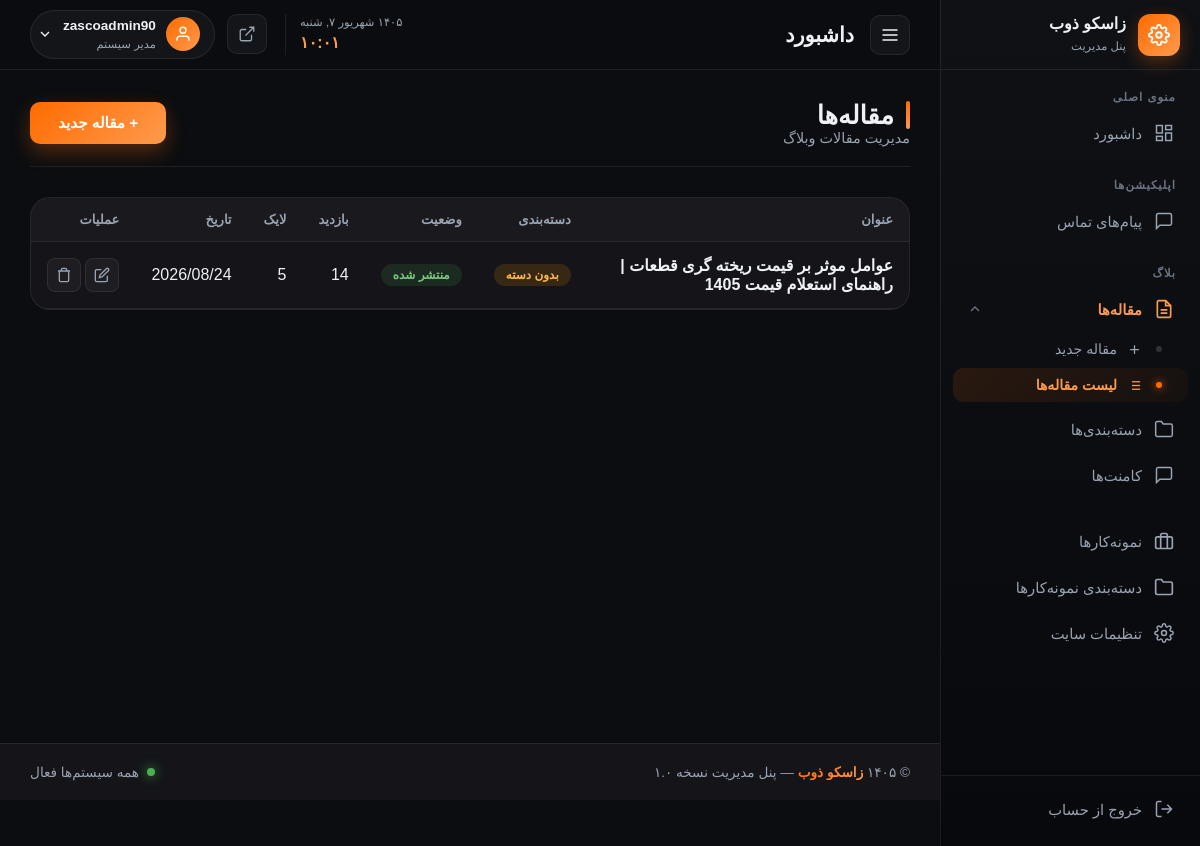
The page /zasco-admin-x9k2p/blog/posts/?page=2 (signed in) on the database as committed earlier.
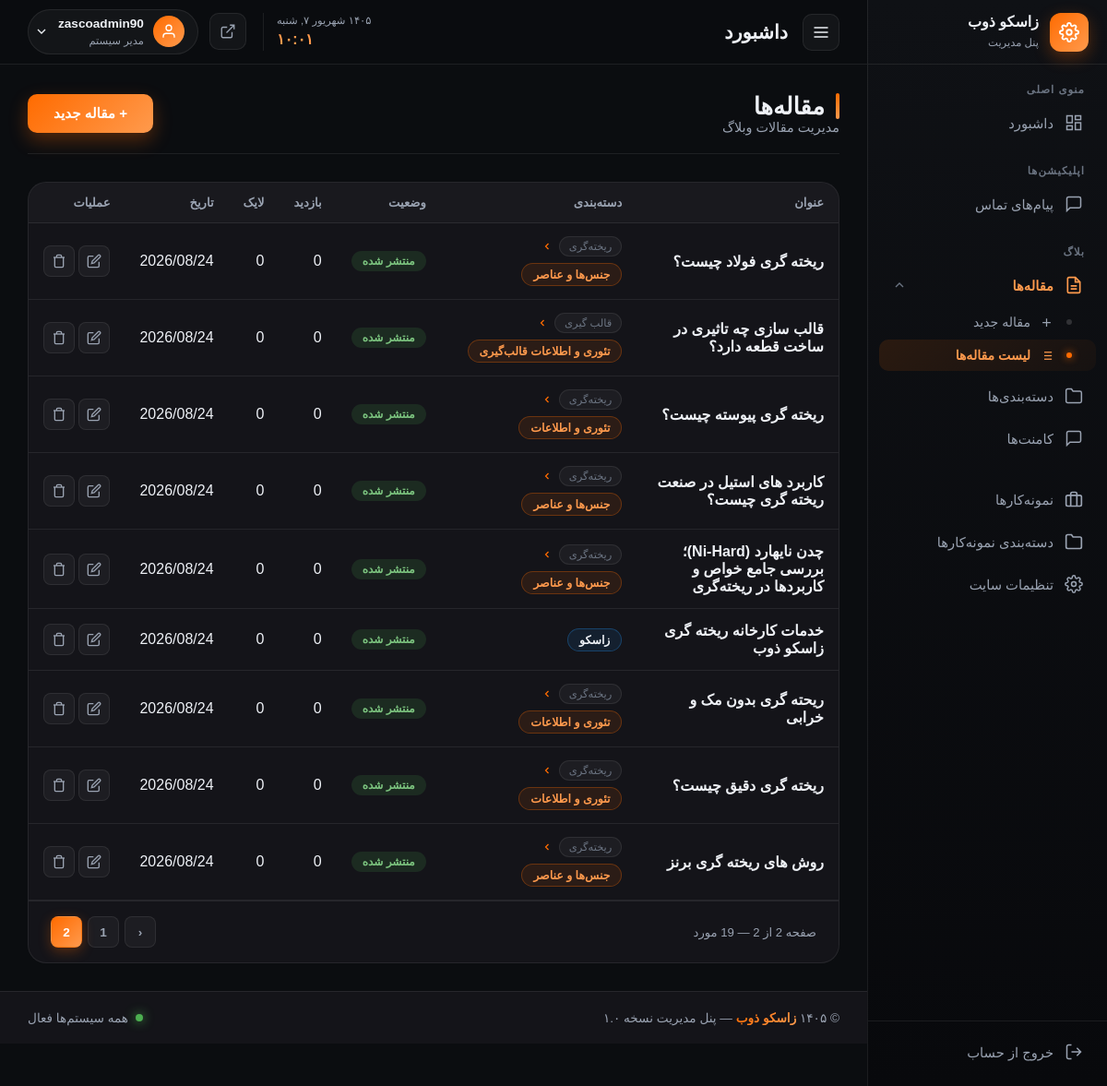
The same page on the database as committed later.
### blog/models.py (models this page shows, shortened)
class Post(SoftDeleteModel):
    title = models.CharField('عنوان مقاله', max_length=200)
    slug = models.SlugField('اسلاگ', max_length=220, unique=True, allow_unicode=True, blank=True)
    excerpt = models.TextField('چکیده', blank=True)
    content = models.TextField('متن مقاله')
    featured_image = models.ImageField('تصویر شاخص', upload_to='blog/%Y/%m/')
    category = models.ForeignKey(Category, verbose_name='دسته‌بندی', on_delete=models.SET_NULL,
        null=True, blank=True, related_name='posts')
    read_time = models.PositiveIntegerField('زمان تقریبی خواندن (دقیقه)', default=1)
    views = models.PositiveIntegerField('بازدیدها', default=0)
    likes = models.PositiveIntegerField('لایک‌ها', default=0)
    published = models.BooleanField('منتشر شده', default=False)
    publish_date = models.DateTimeField('تاریخ انتشار', null=True, blank=True)
    updated = models.DateTimeField('تاریخ به‌روزرسانی', auto_now=True)
    created = models.DateTimeField('تاریخ ایجاد', auto_now_add=True)
    class Meta:
        verbose_name = 'مقاله'
        verbose_name_plural = 'مقالات'
        ordering = ['-publish_date', '-created']

class Category(models.Model):
    title = models.CharField('عنوان دسته‌بندی', max_length=100)
    slug = models.SlugField('اسلاگ', max_length=120, unique=True, allow_unicode=True, blank=True)
    parent = models.ForeignKey('self', verbose_name='دسته مادر', null=True, blank=True,
        on_delete=models.SET_NULL, related_name='children')
    class Meta:
        verbose_name = 'دسته‌بندی'
        verbose_name_plural = 'دسته‌بندی‌ها'

### panel/views.py (the view)
# urls.py: path('blog/posts/', views.blog_post_list, name='blog_post_list'),
@login_required
def blog_post_list(request):
    if not request.user.is_staff:
        return redirect('panel:login')
    posts = Post.objects.all().select_related('category').order_by('-publish_date')
    paginator = Paginator(posts, 10)
    posts = paginator.get_page(request.GET.get('page'))
    return render(request, 'main_pages/blog/post_list.html', {'posts': posts})

### main/context_processors.py (called while the page is built)
def site_settings(request):
    return {'site': SiteSetting.load()}

### main/models.py (called while the page is built)
    def get_queryset(self):
        return super().get_queryset().filter(is_deleted=False)

    @classmethod
    def load(cls):
        obj, _ = cls.objects.get_or_create(pk=1)
        return obj

### panel/context_processors.py (called while the page is built)
def panel_badges(request):
    if not (request.user.is_authenticated and request.user.is_staff):
        return {}
    return {
        'pending_comments': Comment.objects.filter(approved=False, is_deleted=False).count(),
    }

### panel/templates/main_pages/blog/post_list.html (shortened to what this page needs)
{% extends 'layouts/panel_base.html' %}
{% load static %}
{% block content %}
<div class="page-header">
    <div>
        <h1 class="page-title">مقاله‌ها</h1>
        <p class="page-subtitle">مدیریت مقالات وبلاگ</p>
    </div>
    <a href="{% url 'panel:blog_post_add' %}" class="btn-primary">+ مقاله جدید</a>
</div>
<div class="card">
    <div class="table-responsive">
        <table class="data-table">
            <thead>
                <tr>
                    <th>عنوان</th>
                    <th>دسته‌بندی</th>
                    <th>وضعیت</th>
                    <th>بازدید</th>
                    <th>لایک</th>
                    <th>تاریخ</th>
                    <th>عملیات</th>
                </tr>
            </thead>
            <tbody>
                {% for post in posts %}
                <tr>
                    <td><strong>{{ post.title }}</strong></td>
                    <td>
                        {% if post.category %}
                        {% if post.category.parent %}
                        <div class="cat-cell">
                            <span class="cat-parent">{{ post.category.parent.title }}</span>
                            <svg class="cat-arrow" viewBox="0 0 24 24" fill="none" stroke="currentColor"
                                stroke-width="2.5">
                                <polyline points="15 18 9 12 15 6" />
                            </svg>
                            <span class="cat-child">{{ post.category.title }}</span>
                        </div>
                        {% else %}
                        <div class="cat-cell">
                            <span class="cat-child solo">{{ post.category.title }}</span>
                        </div>
                        {% endif %}
                        {% else %}
                        <span class="badge badge-warning">بدون دسته</span>
                        {% endif %}
                    </td>
                    <td>
                        {% if post.published %}
                        <span class="badge badge-success">منتشر شده</span>
                        {% else %}
                        <span class="badge badge-warning">پیش‌نویس</span>
                        {% endif %}
                    </td>
                    <td>{{ post.views }}</td>
                    <td>{{ post.likes }}</td>
                    <td>{{ post.created|date:"Y/m/d" }}</td>
                    <td>
                        <a href="{% url 'panel:blog_post_edit' post.id %}" class="btn-icon" title="ویرایش">
                            <svg viewBox="0 0 24 24" fill="none" stroke="currentColor" stroke-width="2">
                                <path d="M11 4H4a2 2 0 0 0-2 2v14a2 2 0 0 0 2 2h14a2 2 0 0 0 2-2v-7" />
                                <path d="M18.5 2.5a2.121 2.121 0 0 1 3 3L12 15l-4 1 1-4 9.5-9.5z" />
                            </svg>
                        </a>
                        <button class="btn-icon danger delete-post-btn" data-id="{{ post.id }}" title="حذف">
                            <svg viewBox="0 0 24 24" fill="none" stroke="currentColor" stroke-width="2">
                                <polyline points="3 6 5 6 21 6" />
                                <path
                                    d="M19 6v14a2 2 0 0 1-2 2H7a2 2 0 0 1-2-2V6m3 0V4a2 2 0 0 1 2-2h4a2 2 0 0 1 2 2v2" />
                            </svg>
                        </button>
                    </td>
                </tr>
                {% empty %}
                <tr>
                    <td colspan="7" class="text-center">هنوز مقاله‌ای ایجاد نشده</td>
                </tr>
                {% endfor %}
            </tbody>
        </table>
    </div>
    {% include 'partials/panel_pagination.html' with page_obj=posts %}
</div>
{% endblock %}

Rows that differ between the two databases and show on the page:
removed Post: title "عوامل موثر بر قیمت ریخته گری قطعات | راهنمای استعلام قیمت 1405", shows "بدون دسته", published "منتشر شده", views "14", likes "5", created "2026/08/24"
added Post: title "ریخته گری فولاد چیست؟", category.parent "ریخته‌گری", category "جنس‌ها و عناصر", published "منتشر شده", views "0", likes "0", created "2026/08/24"
added Post: title "قالب سازی چه تاثیری در ساخت قطعه دارد؟", category.parent "قالب گیری", category "تئوری و اطلاعات قالب‌گیری", published "منتشر شده", views "0", likes "0", created "2026/08/24"
added Post: title "ریخته گری پیوسته چیست؟", category.parent "ریخته‌گری", category "تئوری و اطلاعات", published "منتشر شده", views "0", likes "0", created "2026/08/24"
added Post: title "کاربرد های استیل در صنعت ریخته گری چیست؟", category.parent "ریخته‌گری", category "جنس‌ها و عناصر", published "منتشر شده", views "0", likes "0", created "2026/08/24"
added Post: title "چدن نایهارد (Ni-Hard)؛ بررسی جامع خواص و کاربردها در ریخته‌گری", category.parent "ریخته‌گری", category "جنس‌ها و عناصر", published "منتشر شده", views "0", likes "0", created "2026/08/24"
added Post: title "خدمات کارخانه ریخته گری زاسکو ذوب", category "زاسکو", published "منتشر شده", views "0", likes "0", created "2026/08/24"
added Post: title "ریحته گری بدون مک و خرابی", category.parent "ریخته‌گری", category "تئوری و اطلاعات", published "منتشر شده", views "0", likes "0", created "2026/08/24"
added Post: title "ریخته گری دقیق چیست؟", category.parent "ریخته‌گری", category "تئوری و اطلاعات", published "منتشر شده", views "0", likes "0", created "2026/08/24"
added Post: title "روش های ریخته گری برنز", category.parent "ریخته‌گری", category "جنس‌ها و عناصر", published "منتشر شده", views "0", likes "0", created "2026/08/24"
Other text that changed with them:
{{ page_obj.paginator.num_pages }}: (not shown) → "2"
text now shown: "صفحه از — مورد ‹"
new list line: "1"
new list line: "2"
